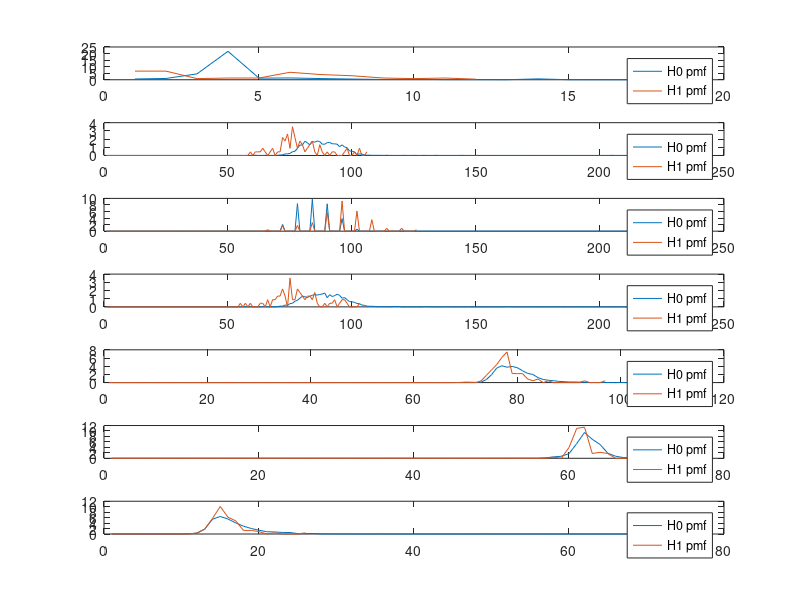
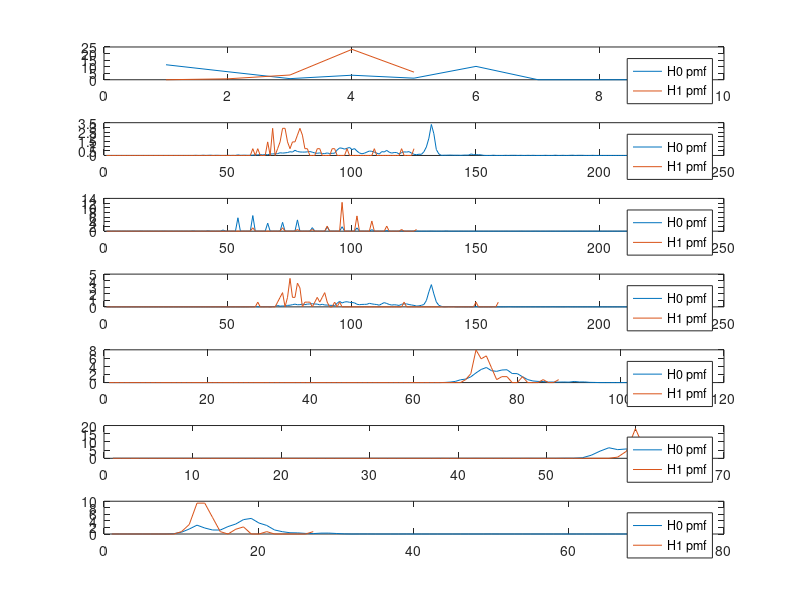
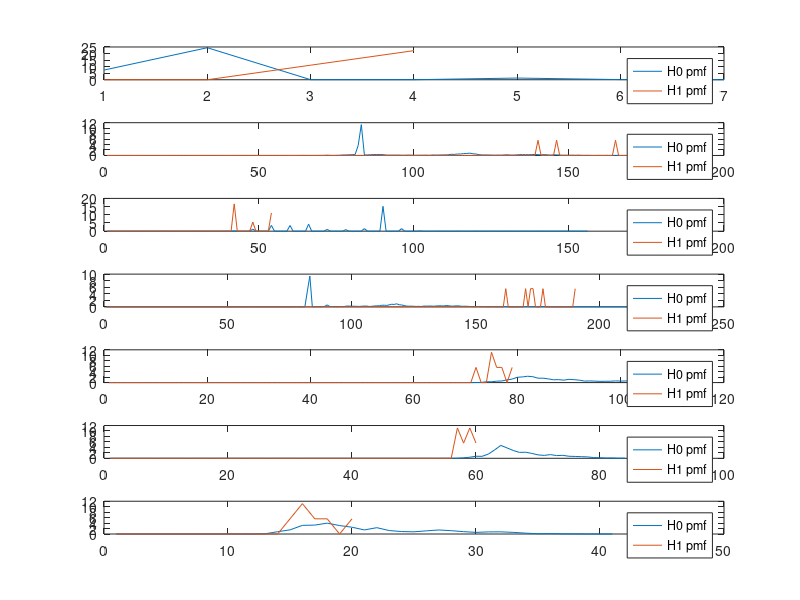
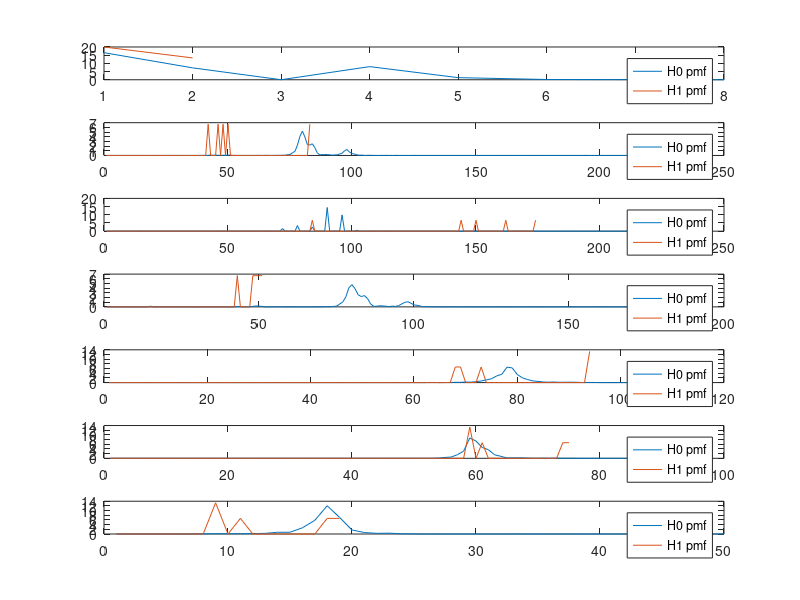

Write MATLAB code to recreate these figures, in order.
close all;
clear all;

%%Task 0
%Load in data sets and make it readable.
dat1_const = load('1_a41178.mat');
dat2_const  = load('2_a42126.mat');
dat3_const = load('3_a40076.mat');
dat4_const = load('4_a40050.mat');
dat5_const = load('5_a41287.mat');
dat6_const = load('6_a41846.mat');
dat7_const = load('7_a41846.mat');
dat8_const = load('8_a42008.mat');
dat9_const = load('9_a41846.mat');

%put in array for simplification of data management
dat_array = [dat1_const, dat2_const, dat3_const, dat4_const, dat5_const, dat6_const, dat7_const, dat8_const, dat9_const];

%X_length: stores number of data points per patient for data, training,
%test
all_length = zeros(1, 9);
training_length = zeros(1,9);
testing_length = zeros(1, 9);
for k = 1:9
    %store the number of elements to perform operations with
    all_length(k) = length(dat_array(k).all_data);
    training_length(k) = floor(all_length(k) * 2/3);
    testing_length(k) = all_length(k) - training_length(k);
    dat_array(k).all_data = floor(dat_array(k).all_data);
   
end

%initialize all data sets for permuatations
for k = 1:9
    train(k).all_data = dat_array(k).all_data(:,1:training_length(k));
    train(k).all_labels = dat_array(k).all_labels(:,1:training_length(k));
    test(k).all_data = dat_array(k).all_data(:, training_length(k)+1:all_length(k));
    test(k).all_labels = dat_array(k).all_labels(:, training_length(k)+1:all_length(k));
end
for k = 1:9
   for j = 1:7
      index1 = 1;
      index0 = 1;
      for i = 1: training_length(k)
          if(train(k).all_labels(1, i) == 1)
              train(k).goldens(j, index1) = train(k).all_data(j,i);
              index1 = index1 + 1
          end
          if(train(k).all_labels(1, i) == 0)
              train(k).nongoldens(j,index0) = train(k).all_data(j,i);
              index0 = index0 + 1;
          end
      end
   end
end
%open a result file for printing things
fid = fopen('ECE313_Final_group5', 'w');
%completed: 5:55 AM
%update: 8:08 AM
%%Task 1
%a: Calculate prior probabilities of P(H1) an dP(H0)
for k = 1:9
    prior_H1(k) = sum(train(1).all_labels)/training_length(1);
    prior_H0(k) = 1 - prior_H1(k);
end
%b: construct likelihood matrices for each of the seven features
for k = 1:9
    figure;
    for j = 1:7
        train(k).likelyH1= tabulate(train(k).goldens(j,:));
            train(k).likelyH1(:,3) = train(k).likelyH1(:,3) / 3;
        train(k).likelyH0 = tabulate(train(k).nongoldens(j,:));
            train(k).likelyH0(:,3) = train(k).likelyH0(:,3) / 3;
        subplot(7, 1, j); 
        plot(train(k).likelyH0(:,3)); 
        hold on; 
        plot(train(k).likelyH1(:,3));
        legend('H0 pmf', 'H1 pmf');
    end
    
end
labels = {'MEAN AREA UNDER HEART BEAT', 'MEAN R TO R PEAK INTERVAL', 'NUMBER OF BEATS PER MINUTE', 'PEAK TO PEAK INTERVAL FOR BP','SYSTOLIC BP', 'DIASTOLIC BP', 'PULSE PRESSURE'}; 
for k = 1:9
    for j = 1:7
        percent_1st = 0;
        percent_2nd = 0;
        percent_3rd = 0;
        percent_4th = 0;
        index = 0;
        max1 = max(train(k).likelyH1(:,1)); 
        max2 = max(train(k).likelyH0(:,1));
        max_val = max(max1,max2);
        min1 = min(train(k).likelyH1(:,1)); 
        min2 = min(train(k).likelyH0(:,1));
        min_val = min(min1,min2);
        middle = floor((max_val - min_val)/2);
        first_quarter = floor((middle - min_val)/2);
        third_quarter = floor((max_val - middle)/2);
        i = 1;
        for i = 1:length(train(k).likelyH1)
           if (train(k).likelyH1(i,1) < first_quarter) 
                percent_1st = train(k).likelyH1(:,3) + percent_1st;
           elseif (train(k).likelyH1(i,1) < middle)
                percent_2nd = train(k).likelyH1(:,3) + percent_2nd;
           elseif (train(k).likelyH1(i,1) < third_quarter)
                percent_3rd = train(k).likelyH1(:,3) + percent_3rd;
           else
                percent_4th = train(k).likelyH1(:,3) + percent_4th;
           end
        end
    end
end
%c: show results by generating a seperate figure for each patient 
%c Executed in B
